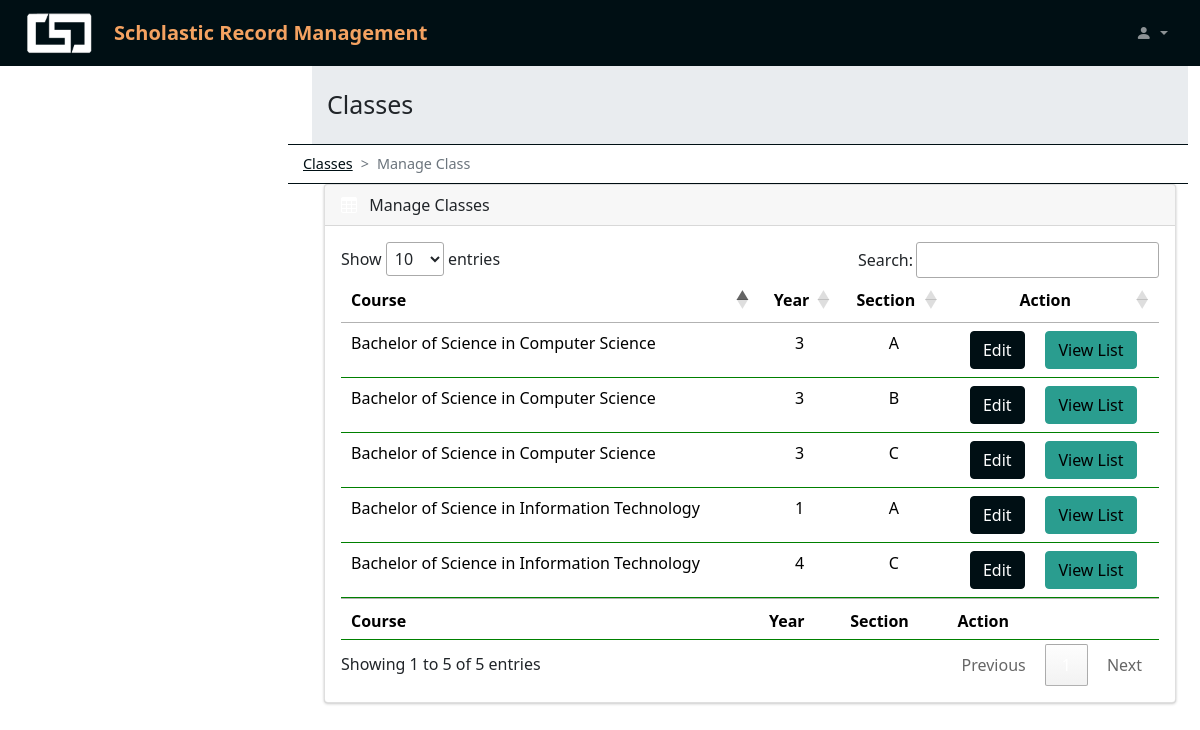
/_manage-class.php (signed in), run on the app's committed database.
### tables this page shows
CREATE TABLE `srms_tblclasses` (
  `class_id` int(11) NOT NULL,
  `Course` varchar(60) NOT NULL,
  `Year` int(60) NOT NULL,
  `Section` varchar(60) NOT NULL,
  `syb` int(60) NOT NULL,
  `sye` int(60) NOT NULL
);

### _manage-class.php (the view, shortened to what this page needs)
<?php
include('./includes/config.php');
if (isset($_SESSION['uname'])) {
?>
    <!DOCTYPE html>
    <html lang="en">
    <head>
        <link rel="stylesheet" href="./assets/css/style.css">
        <link rel="stylesheet" href="./node_modules/bootstrap-icons/font/bootstrap-icons.css">
        <link rel="stylesheet" href="https://cdn.datatables.net/1.11.5/css/jquery.dataTables.min.css">
    </head>
    <body>
        <nav class="navbar navbar-expand-lg navbar-dark bg-blue-dark fixed-top">
            <div class="container-fluid">
                <a href="#" class="logo">
                    <img src="./assets/image/csd.png" alt="logo image">
                </a>
                <a class="navbar-brand" href="https://ucc-caloocan.edu.ph/">
                    Scholastic Record Management
                </a>
                <div class="collapse navbar-collapse" id="topNavBar">
                    <ul class="navbar-nav d-flex ms-auto my-3 my-lg-0">
                        <li class="nav-item dropdown">
                            <a class="nav-link dropdown-toggle ms-2" href="#" role="button" data-bs-toggle="dropdown" aria-expanded="false">
                                <i class="bi bi-person-fill"></i>
                            </a>
                        </li>
                    </ul>
                </div>
            </div>
        </nav>
        <main class="mt-5 pt-3">
            <div class="container-fluid">
                <div class="row">
                    <div class="col-md-12 p-header">
                        Classes
                    </div>
                </div>
            </div>
            <div style="--bs-breadcrumb-divider: '>';" aria-label="breadcrumb" class="row breadcrumb-div">
                <ol class="breadcrumb">
                    <li class="breadcrumb-item"><a href="#">Classes</a></li>
                    <li class="breadcrumb-item active" aria-current="page">Manage Class</li>
                </ol>
            </div>
            <section>
                <div class="container-fluid">
                    <div class="row">
                        <div class="col-md-12 mb-3">
                            <div class="card">
                                <div class="card-header">
                                    <span><i class="bi bi-table me-2"></i></span> Manage Classes
                                </div>
                                <div class="card-body">
                                    <div class="table-responsive">
                                        <table id="example" class="table hover data-table" style="width: 100%">
                                            <thead>
                                                <tr>
                                                    <th>Course</th>
                                                    <th class="text-center">Year</th>
                                                    <th class="text-center">Section</th>
                                                    <th class="text-center">Action</th>
                                                </tr>
                                            </thead>
                                            <tbody>
                                                <?php $sql = "SELECT srms_tblclasses.class_id, srms_tblclasses.Course, srms_tblclasses.Year, srms_tblclasses.Section from srms_tblclasses";
                                                $query = $dbh->prepare($sql);
                                                $query->execute();
                                                $results = $query->fetchAll(PDO::FETCH_OBJ);
                                                if ($query->rowCount() > 0) {
                                                    foreach ($results as $result) {   ?>
                                                        <tr>
                                                            <td><?php echo htmlentities($result->Course); ?> </td>
                                                            <td class="text-center"><?php echo htmlentities($result->Year); ?></td>
                                                            <td class="text-center"><?php echo htmlentities($result->Section); ?></td>
                                                            <td class="text-center">
                                                                <a href="polisher/edit-class.php?class_id=<?php echo htmlentities($result->class_id); ?>"> <button type="button" class="btn btn-primary">Edit</button></a>
                                                                <a href="views/view_stud.php?class_id=<?php echo htmlentities($result->class_id); ?> "><button type="button" class="btn btn-success">View List</button></a>
                                                            </td>
                                                        </tr>
                                                <?php $cnt = $cnt + 1;
                                                    }
                                                } ?>
                                            </tbody>
                                            <tfoot>
                                                <tr>
                                                    <th>Course</th>
                                                    <th>Year</th>
                                                    <th>Section</th>
                                                    <th>Action</th>
                                                </tr>
                                            </tfoot>
                                        </table>
                                    </div>
                                </div>
                            </div>
                        </div>
                    </div>
            </section>
        </main>
    <?php
} else {
    header("location:login.php");
}
    ?>
    </body>
    </html>

### data on the page
srms_tblclasses: Course "Bachelor of Science in Computer Science", Year "3", Section "A"
srms_tblclasses: Course "Bachelor of Science in Computer Science", Year "3", Section "B"
srms_tblclasses: Course "Bachelor of Science in Computer Science", Year "3", Section "C"
srms_tblclasses: Course "Bachelor of Science in Information Technology", Year "1", Section "A"
srms_tblclasses: Course "Bachelor of Science in Information Technology", Year "4", Section "C"
